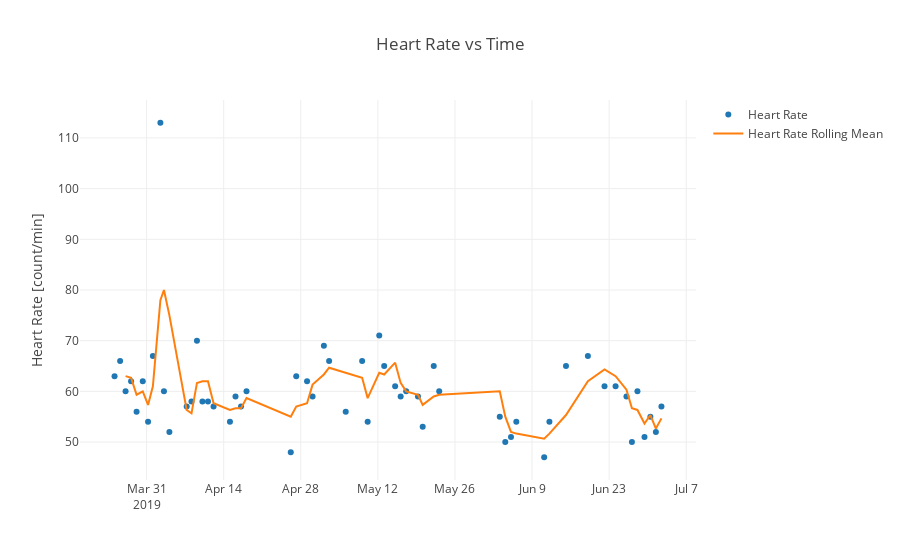

Notebook cell for this chart:
### Code cell
value_stats(measurement)
plot_value_vs_time(dfs[df_list[measurement]], measurement)
